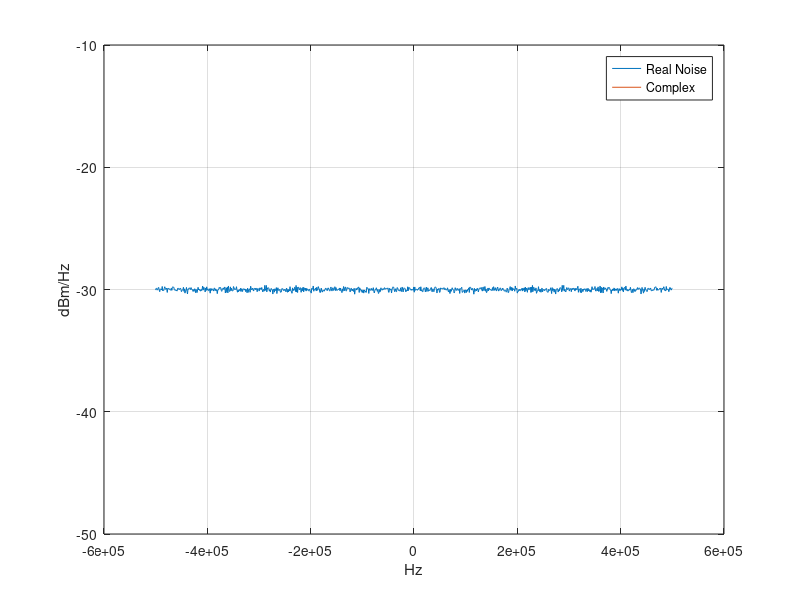

This chart was generated by the following MATLAB code:
%% Generate noise and calculate Noise Power
% Choose parameters
t = 1:1:100;
noiseFloorDBMHZ = -30; % dBm/Hz
bandwidth = 1e6; % Hz (-bandwidth/2 -> bandwidth/2)
% Convert to linear units
noiseFloorWHZ = 10^((noiseFloorDBMHZ-30)/10); % Watts/Hz
% Calculate noise power
NoisePower = noiseFloorWHZ*bandwidth; % Watts
ComplexNoisePower = 1e-4;
sinSig = sin(2*pi*1e3*t);
% Generate AWGN signal with desired noise power
fftLen = 2^10; frames = 1e3;
noiseC = sqrt(ComplexNoisePower)/sqrt(2).*(randn(fftLen*frames,1)+randn(fftLen*frames,1).*1i); % Complex noise
noise = sqrt(NoisePower).*(randn(fftLen*frames,1)); % Real Noise
% Check
disp([NoisePower var(noise) var(noiseC) rms(noise)^2 rms(noiseC)^2]);
%% Veryify PSD
noiseFramesC = reshape(noiseC,fftLen,frames);
noiseFrames = reshape(noise,fftLen,frames);
% Determine PSD in Watts/(Frequency Bin)
noiseFramesFreqC = fft(noiseFramesC,fftLen);
noiseFramesFreq = fft(noiseFrames,fftLen);
% Autocorrelate and calculate mean power
S_kC = mean(abs(noiseFramesFreqC).^2,2)/fftLen;
S_k = mean(abs(noiseFramesFreq).^2,2)/fftLen;
% Convert to dBm/Hz
S_k_DBMHZC = 10*log10(S_kC/bandwidth) + 30;
S_k_DBMHZ = 10*log10(S_k/bandwidth) + 30;
% Plot
freqs = linspace(-bandwidth/2,bandwidth/2,fftLen);
figure;plot(freqs,S_k_DBMHZ,freqs,S_k_DBMHZC);
xlabel('Hz');ylabel('dBm/Hz');grid on;
ylim(noiseFloorDBMHZ+[-20 20]);
legend('Real Noise','Complex');
